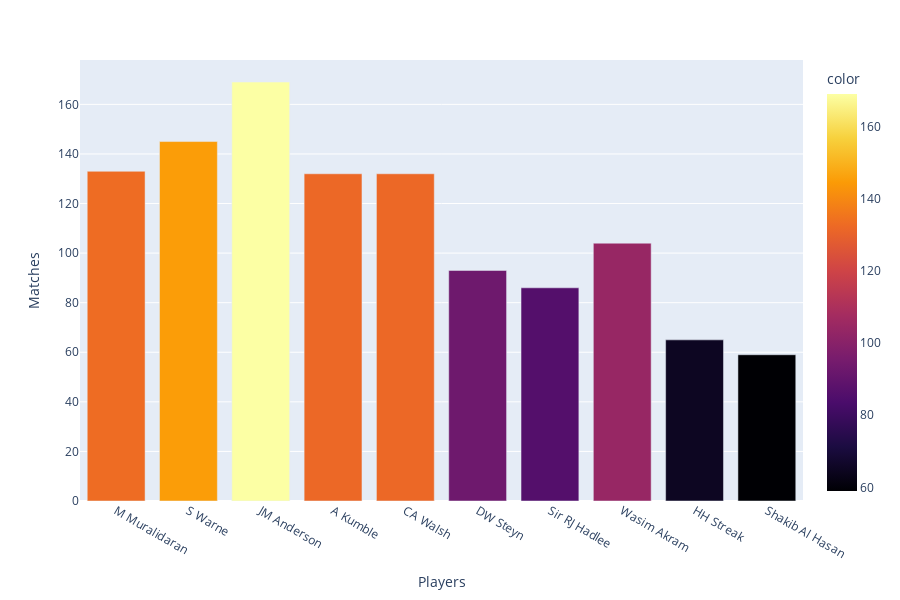

Notebook source saved alongside this figure:
### Code cell
df = px.data.tips()
fig = px.bar(Group_data, x=Group_data['Player '].head(1).values, y=Group_data['Matches'].head(1).values,
             color=Group_data['Matches'].head(1),labels={'x':'Players','y':'Matches'},height=600,color_continuous_scale=px.colors.sequential.Inferno)
fig.show()

### Figure 1 — Plotly figure (JSON) as saved in the notebook; plotly's stock layout.template omitted (floating-point values rounded to 4 significant figures)
{"data": [{"alignmentgroup": "True", "hovertemplate": "Players=%{x}<br>Matches=%{y}<br>color=%{marker.color}<extra></extra>", "legendgroup": "", "marker": {"color": [133, 145, 169, 132, 132, 93, 86, 104, 65, 59], "coloraxis": "coloraxis", "pattern": {"shape": ""}}, "name": "", "offsetgroup": "", "orientation": "v", "showlegend": false, "textposition": "auto", "type": "bar", "x": ["M Muralidaran ", "S Warne", "JM Anderson ", "A Kumble ", "CA Walsh ", "DW Steyn ", "Sir RJ Hadlee", "Wasim Akram ", "HH Streak ", "Shakib Al Hasan "], "xaxis": "x", "y": [133, 145, 169, 132, 132, 93, 86, 104, 65, 59], "yaxis": "y"}], "layout": {"barmode": "relative", "coloraxis": {"colorbar": {"title": {"text": "color"}}, "colorscale": [[0, "#000004"], [0.1111, "#1b0c41"], [0.2222, "#4a0c6b"], [0.3333, "#781c6d"], [0.4444, "#a52c60"], [0.5556, "#cf4446"], [0.6667, "#ed6925"], [0.7778, "#fb9b06"], [0.8889, "#f7d13d"], [1, "#fcffa4"]]}, "height": 600, "legend": {"tracegroupgap": 0}, "margin": {"t": 60}, "xaxis": {"anchor": "y", "domain": [0, 1], "title": {"text": "Players"}}, "yaxis": {"anchor": "x", "domain": [0, 1], "title": {"text": "Matches"}}}}
